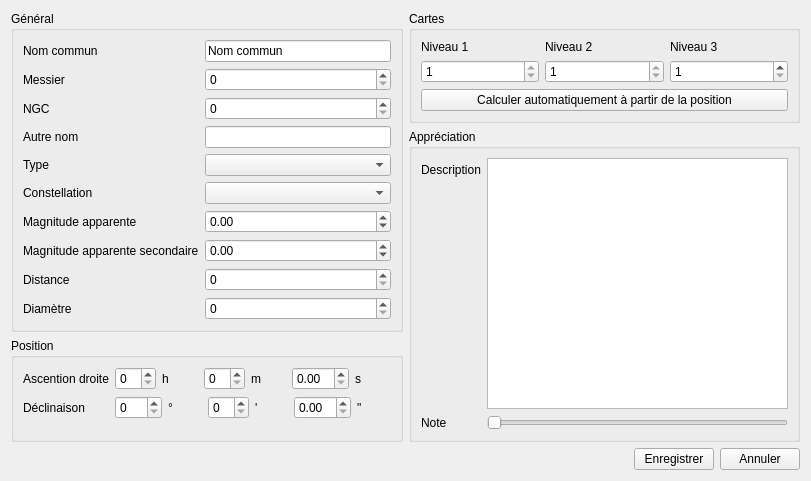
<?xml version="1.0" encoding="UTF-8"?>
<ui version="4.0">
 <class>NewObject</class>
 <widget class="QWidget" name="NewObject">
  <property name="geometry">
   <rect>
    <x>0</x>
    <y>0</y>
    <width>811</width>
    <height>481</height>
   </rect>
  </property>
  <property name="windowTitle">
   <string>Form</string>
  </property>
  <layout class="QVBoxLayout" name="verticalLayout_4">
   <item>
    <layout class="QHBoxLayout" name="horizontalLayout_4">
     <item>
      <layout class="QVBoxLayout" name="verticalLayout_2">
       <item>
        <widget class="QGroupBox" name="groupBox">
         <property name="title">
          <string>Général</string>
         </property>
         <property name="flat">
          <bool>false</bool>
         </property>
         <layout class="QFormLayout" name="formLayout">
          <item row="0" column="0">
           <widget class="QLabel" name="label">
            <property name="text">
             <string>Nom commun</string>
            </property>
           </widget>
          </item>
          <item row="0" column="1">
           <widget class="QLineEdit" name="lineEdit">
            <property name="text">
             <string>Nom commun</string>
            </property>
           </widget>
          </item>
          <item row="1" column="0">
           <widget class="QLabel" name="label_2">
            <property name="text">
             <string>Messier</string>
            </property>
           </widget>
          </item>
          <item row="1" column="1">
           <widget class="QSpinBox" name="spinBox">
            <property name="minimum">
             <number>0</number>
            </property>
            <property name="maximum">
             <number>110</number>
            </property>
           </widget>
          </item>
          <item row="2" column="0">
           <widget class="QLabel" name="label_3">
            <property name="text">
             <string>NGC</string>
            </property>
           </widget>
          </item>
          <item row="2" column="1">
           <widget class="QSpinBox" name="spinBox_2">
            <property name="maximum">
             <number>7840</number>
            </property>
           </widget>
          </item>
          <item row="3" column="0">
           <widget class="QLabel" name="label_4">
            <property name="text">
             <string>Autre nom</string>
            </property>
           </widget>
          </item>
          <item row="3" column="1">
           <widget class="QLineEdit" name="lineEdit_4"/>
          </item>
          <item row="4" column="0">
           <widget class="QLabel" name="label_5">
            <property name="text">
             <string>Type</string>
            </property>
           </widget>
          </item>
          <item row="4" column="1">
           <widget class="QComboBox" name="comboBox"/>
          </item>
          <item row="5" column="0">
           <widget class="QLabel" name="label_6">
            <property name="text">
             <string>Constellation</string>
            </property>
           </widget>
          </item>
          <item row="5" column="1">
           <widget class="QComboBox" name="comboBox_2"/>
          </item>
          <item row="6" column="0">
           <widget class="QLabel" name="label_7">
            <property name="text">
             <string>Magnitude apparente</string>
            </property>
           </widget>
          </item>
          <item row="6" column="1">
           <widget class="QDoubleSpinBox" name="doubleSpinBox">
            <property name="minimum">
             <double>-30.000000000000000</double>
            </property>
            <property name="maximum">
             <double>50.000000000000000</double>
            </property>
           </widget>
          </item>
          <item row="7" column="0">
           <widget class="QLabel" name="label_8">
            <property name="text">
             <string>Magnitude apparente secondaire</string>
            </property>
           </widget>
          </item>
          <item row="7" column="1">
           <widget class="QDoubleSpinBox" name="doubleSpinBox_2">
            <property name="minimum">
             <double>-30.000000000000000</double>
            </property>
            <property name="maximum">
             <double>50.000000000000000</double>
            </property>
           </widget>
          </item>
          <item row="8" column="0">
           <widget class="QLabel" name="label_9">
            <property name="text">
             <string>Distance</string>
            </property>
           </widget>
          </item>
          <item row="8" column="1">
           <widget class="QDoubleSpinBox" name="doubleSpinBox_3">
            <property name="decimals">
             <number>0</number>
            </property>
            <property name="maximum">
             <double>1000000.000000000000000</double>
            </property>
            <property name="singleStep">
             <double>10.000000000000000</double>
            </property>
           </widget>
          </item>
          <item row="9" column="0">
           <widget class="QLabel" name="label_10">
            <property name="text">
             <string>Diamètre</string>
            </property>
           </widget>
          </item>
          <item row="9" column="1">
           <widget class="QDoubleSpinBox" name="doubleSpinBox_4">
            <property name="decimals">
             <number>0</number>
            </property>
            <property name="maximum">
             <double>1000000.000000000000000</double>
            </property>
            <property name="singleStep">
             <double>10.000000000000000</double>
            </property>
           </widget>
          </item>
         </layout>
        </widget>
       </item>
       <item>
        <widget class="QGroupBox" name="groupBox_3">
         <property name="title">
          <string>Position</string>
         </property>
         <layout class="QFormLayout" name="formLayout_3">
          <item row="0" column="0">
           <widget class="QLabel" name="label_13">
            <property name="text">
             <string>Ascention droite</string>
            </property>
           </widget>
          </item>
          <item row="0" column="1">
           <layout class="QHBoxLayout" name="horizontalLayout_2">
            <item>
             <widget class="QSpinBox" name="spinBox_3">
              <property name="maximum">
               <number>23</number>
              </property>
             </widget>
            </item>
            <item>
             <widget class="QLabel" name="label_14">
              <property name="text">
               <string>h</string>
              </property>
             </widget>
            </item>
            <item>
             <widget class="QSpinBox" name="spinBox_4">
              <property name="maximum">
               <number>59</number>
              </property>
             </widget>
            </item>
            <item>
             <widget class="QLabel" name="label_15">
              <property name="text">
               <string>m</string>
              </property>
             </widget>
            </item>
            <item>
             <widget class="QDoubleSpinBox" name="doubleSpinBox_5">
              <property name="maximum">
               <double>59.990000000000002</double>
              </property>
             </widget>
            </item>
            <item>
             <widget class="QLabel" name="label_16">
              <property name="text">
               <string>s</string>
              </property>
             </widget>
            </item>
           </layout>
          </item>
          <item row="1" column="0">
           <widget class="QLabel" name="label_17">
            <property name="text">
             <string>Déclinaison</string>
            </property>
           </widget>
          </item>
          <item row="1" column="1">
           <layout class="QHBoxLayout" name="horizontalLayout_3">
            <item>
             <widget class="QSpinBox" name="spinBox_5">
              <property name="maximum">
               <number>359</number>
              </property>
             </widget>
            </item>
            <item>
             <widget class="QLabel" name="label_18">
              <property name="text">
               <string>°</string>
              </property>
             </widget>
            </item>
            <item>
             <widget class="QSpinBox" name="spinBox_6">
              <property name="maximum">
               <number>59</number>
              </property>
             </widget>
            </item>
            <item>
             <widget class="QLabel" name="label_19">
              <property name="text">
               <string>'</string>
              </property>
             </widget>
            </item>
            <item>
             <widget class="QDoubleSpinBox" name="doubleSpinBox_6">
              <property name="maximum">
               <double>59.990000000000002</double>
              </property>
             </widget>
            </item>
            <item>
             <widget class="QLabel" name="label_20">
              <property name="text">
               <string>&quot;</string>
              </property>
             </widget>
            </item>
           </layout>
          </item>
         </layout>
        </widget>
       </item>
      </layout>
     </item>
     <item>
      <layout class="QVBoxLayout" name="verticalLayout_3">
       <item>
        <widget class="QGroupBox" name="groupBox_4">
         <property name="title">
          <string>Cartes</string>
         </property>
         <layout class="QVBoxLayout" name="verticalLayout">
          <item>
           <layout class="QGridLayout" name="gridLayout">
            <item row="0" column="1">
             <widget class="QLabel" name="label_22">
              <property name="text">
               <string>Niveau 2</string>
              </property>
             </widget>
            </item>
            <item row="0" column="0">
             <widget class="QLabel" name="label_21">
              <property name="text">
               <string>Niveau 1</string>
              </property>
             </widget>
            </item>
            <item row="0" column="2">
             <widget class="QLabel" name="label_23">
              <property name="text">
               <string>Niveau 3</string>
              </property>
             </widget>
            </item>
            <item row="1" column="0">
             <widget class="QSpinBox" name="spinBox_7">
              <property name="minimum">
               <number>1</number>
              </property>
              <property name="maximum">
               <number>1</number>
              </property>
             </widget>
            </item>
            <item row="1" column="1">
             <widget class="QSpinBox" name="spinBox_8">
              <property name="minimum">
               <number>1</number>
              </property>
              <property name="maximum">
               <number>1</number>
              </property>
             </widget>
            </item>
            <item row="1" column="2">
             <widget class="QSpinBox" name="spinBox_9">
              <property name="minimum">
               <number>1</number>
              </property>
              <property name="maximum">
               <number>30</number>
              </property>
             </widget>
            </item>
           </layout>
          </item>
          <item>
           <widget class="QPushButton" name="pushButton">
            <property name="text">
             <string>Calculer automatiquement à partir de la position</string>
            </property>
           </widget>
          </item>
         </layout>
        </widget>
       </item>
       <item>
        <widget class="QGroupBox" name="groupBox_2">
         <property name="title">
          <string>Appréciation</string>
         </property>
         <layout class="QFormLayout" name="formLayout_2">
          <item row="0" column="0">
           <widget class="QLabel" name="label_11">
            <property name="text">
             <string>Description</string>
            </property>
           </widget>
          </item>
          <item row="0" column="1">
           <widget class="QTextEdit" name="textEdit"/>
          </item>
          <item row="1" column="0">
           <widget class="QLabel" name="label_12">
            <property name="text">
             <string>Note</string>
            </property>
           </widget>
          </item>
          <item row="1" column="1">
           <widget class="QSlider" name="horizontalSlider">
            <property name="maximum">
             <number>10</number>
            </property>
            <property name="orientation">
             <enum>Qt::Horizontal</enum>
            </property>
           </widget>
          </item>
         </layout>
        </widget>
       </item>
      </layout>
     </item>
    </layout>
   </item>
   <item>
    <layout class="QHBoxLayout" name="horizontalLayout">
     <item>
      <spacer name="horizontalSpacer">
       <property name="orientation">
        <enum>Qt::Horizontal</enum>
       </property>
       <property name="sizeHint" stdset="0">
        <size>
         <width>40</width>
         <height>20</height>
        </size>
       </property>
      </spacer>
     </item>
     <item>
      <widget class="QPushButton" name="pushButton_3">
       <property name="text">
        <string>Enregistrer</string>
       </property>
      </widget>
     </item>
     <item>
      <widget class="QPushButton" name="pushButton_2">
       <property name="text">
        <string>Annuler</string>
       </property>
      </widget>
     </item>
    </layout>
   </item>
  </layout>
 </widget>
 <resources/>
 <connections/>
</ui>
